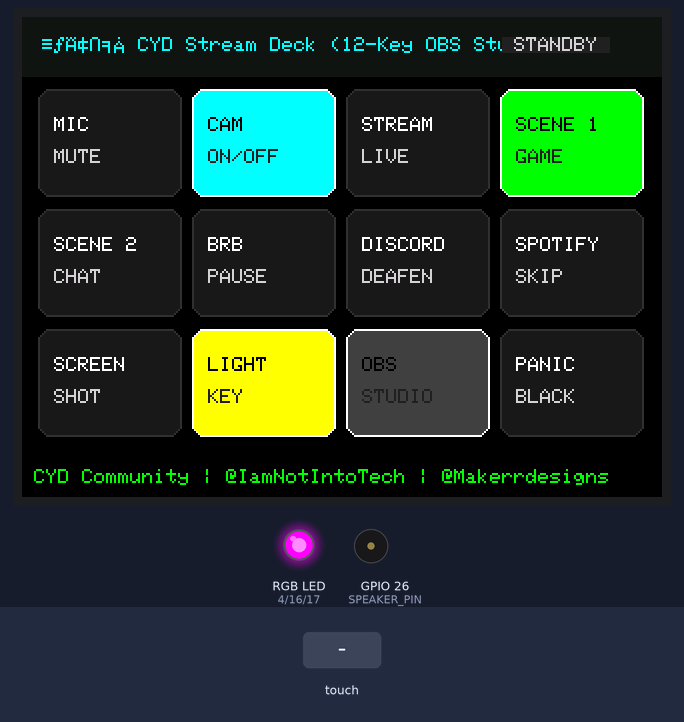
Bench run of a sketch on a simulated ESP32. Parts: 320×240 colour display, an RGB LED mixed from three pins (HIGH = lit), buzzer (waves = sounding). The test bench sets the inputs (shaded band).

Above: at 1.5 s.
1.6 s: touch panel pressed at 13 % / 30 % of its raw x / y range
At 2.8 s:
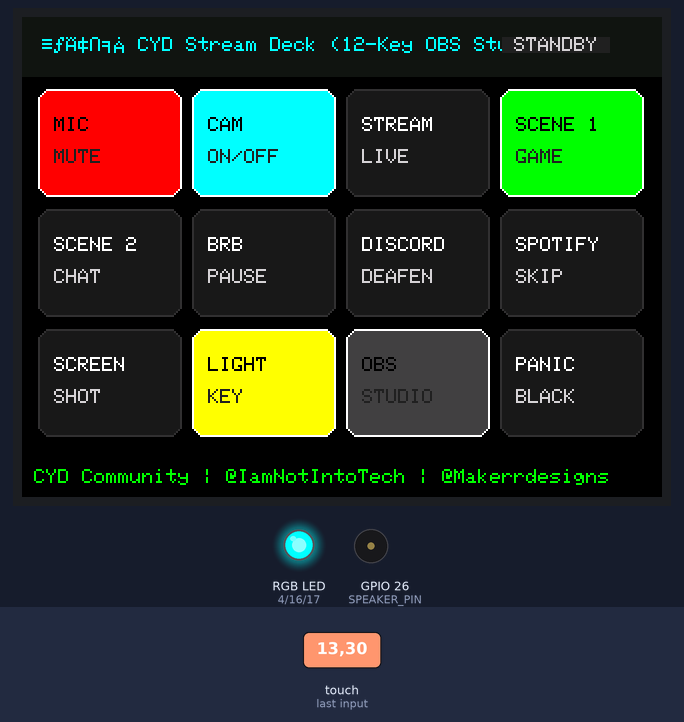
3.1 s: touch panel pressed at 38 % / 30 % of its raw x / y range
At 4.0 s:
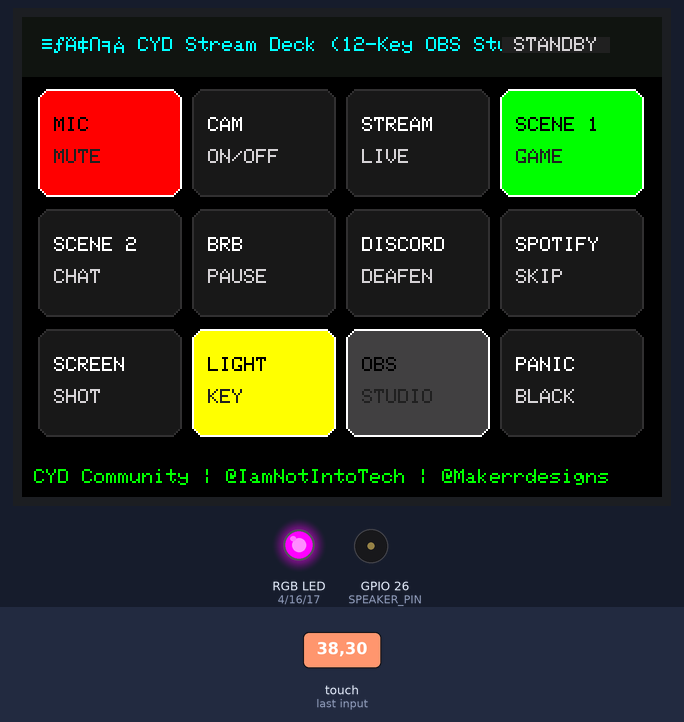
4.6 s: touch panel pressed at 62 % / 30 % of its raw x / y range
At 5.7 s:
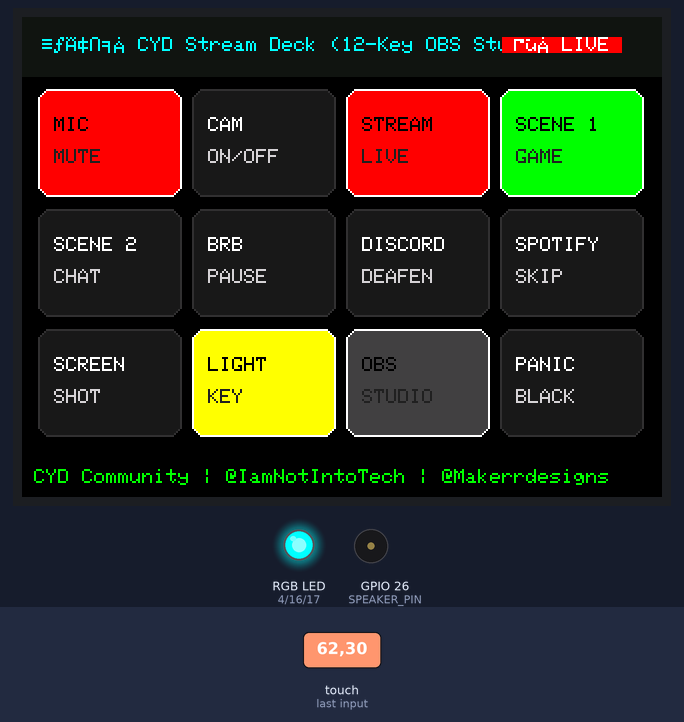
6.1 s: touch panel pressed at 87 % / 30 % of its raw x / y range
At 6.6 s:
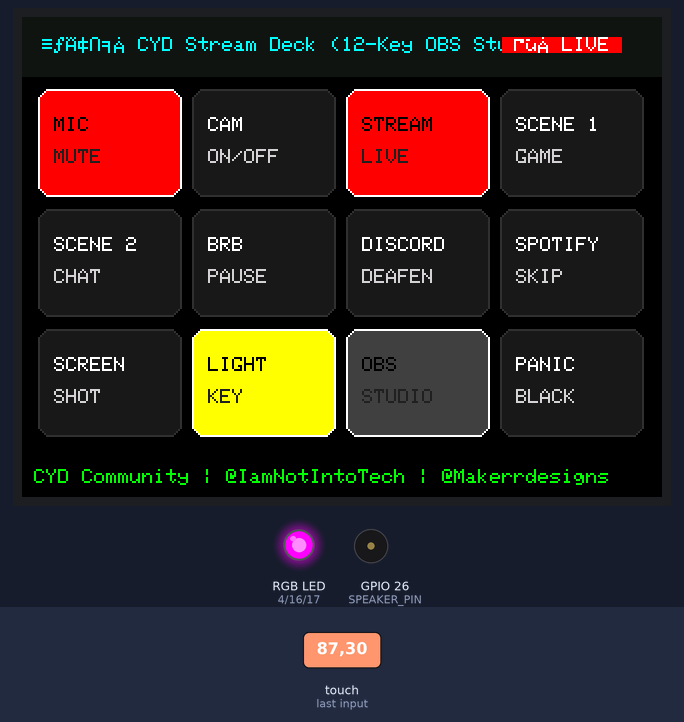
7.7 s: touch panel pressed at 13 % / 50 % of its raw x / y range
At 8.5 s:
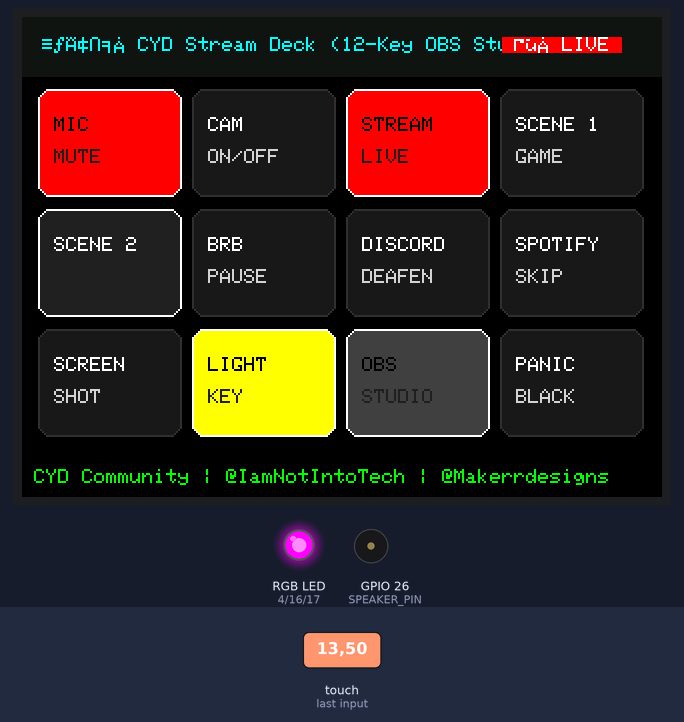
9.2 s: touch panel pressed at 38 % / 50 % of its raw x / y range
At 9.8 s:
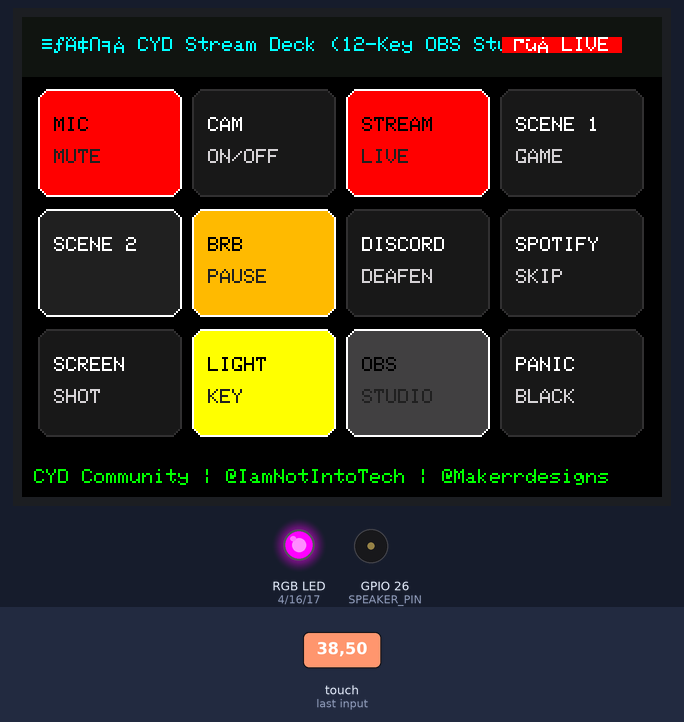
Timing chart, 0 to 11.7 s (numbered marks = the images above; inputs shaded):
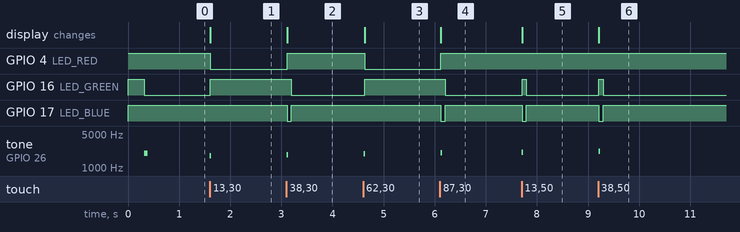

Measured:
- after the input at 1.6 s, GPIO 4 (LED_RED): HIGH → LOW at once; GPIO 16 (LED_GREEN): LOW → HIGH at once; tone on GPIO 26 (SPEAKER_PIN): silent → 1800 Hz at once, → silent 0.03 s later; the display: changes at once (image 1)
- after the input at 3.1 s, GPIO 4 (LED_RED): LOW → HIGH at once; GPIO 16 (LED_GREEN): HIGH → LOW after 0.09 s; GPIO 17 (LED_BLUE): HIGH → LOW at once, → HIGH 0.08 s later; tone on GPIO 26 (SPEAKER_PIN): silent → 1880 Hz at once, → silent 0.03 s later; the display: changes at once (image 2)
- after the input at 4.6 s, GPIO 4 (LED_RED): HIGH → LOW at once; GPIO 16 (LED_GREEN): LOW → HIGH at once; tone on GPIO 26 (SPEAKER_PIN): silent → 1960 Hz at once, → silent 0.03 s later; the display: changes at once (image 3)
- after the input at 6.1 s, GPIO 4 (LED_RED): LOW → HIGH at once; GPIO 16 (LED_GREEN): HIGH → LOW after 0.10 s; GPIO 17 (LED_BLUE): HIGH → LOW at once, → HIGH 0.08 s later; tone on GPIO 26 (SPEAKER_PIN): silent → 2040 Hz at once, → silent 0.03 s later; the display: changes at once (image 4)
- after the input at 7.7 s, GPIO 16 (LED_GREEN): LOW → HIGH at once, → LOW 0.08 s later; GPIO 17 (LED_BLUE): HIGH → LOW at once, → HIGH 0.08 s later; tone on GPIO 26 (SPEAKER_PIN): silent → 2120 Hz at once, → silent 0.03 s later; the display: changes at once (image 5)
- after the input at 9.2 s, GPIO 16 (LED_GREEN): LOW → HIGH at once, → LOW 0.08 s later; GPIO 17 (LED_BLUE): HIGH → LOW at once, → HIGH 0.08 s later; tone on GPIO 26 (SPEAKER_PIN): silent → 2200 Hz at once, → silent 0.03 s later; the display: changes at once (image 6)

The sketch:

11-stream-deck-controller.ino
```cpp
/**
 * @file 11-stream-deck-controller.ino
 * @brief Stream Deck 12-Key Touch Macro Controller for Cheap Yellow Display 2.8" (ESP32-2432S028R)
 * @author Tushar Aggarwal (tushar2704)
 * @repository https://github.com/tushar2704/Cheap-Yellow-Display-Community
 *
 * 📺 Follow on YouTube:
 * - Tech & Coding: https://youtube.com/@IamNotIntoTech
 * - 3D Printing & Enclosure: https://youtube.com/@Makerrdesigns
 *
 * Hardware:
 * - ESP32-2432S028R (2.8" Resistive Touch CYD)
 * - Onboard RGB LED (GPIO 4, 16, 17)
 * - Onboard Speaker (GPIO 26)
 * - Onboard LDR Sensor (GPIO 34)
 */

#include <WiFi.h>
#include <SPI.h>
#include <TFT_eSPI.h>
#include <XPT2046_Touchscreen.h>

// Enter your WiFi Credentials
const char* WIFI_SSID     = "YOUR_WIFI_SSID";
const char* WIFI_PASSWORD = "YOUR_WIFI_PASSWORD";

// Hardware Pins (ESP32-2432S028R)
#define XPT2046_IRQ 36
#define XPT2046_MOSI 13
#define XPT2046_MISO 12
#define XPT2046_CLK 14
#define XPT2046_CS 33

#define LED_RED 4
#define LED_GREEN 16
#define LED_BLUE 17
#define SPEAKER_PIN 26
#define LDR_PIN 34
#define TFT_BL 21

#define TS_MINX 300
#define TS_MAXX 3800
#define TS_MINY 200
#define TS_MAXY 3700

SPIClass touchSPI(VSPI);
XPT2046_Touchscreen ts(XPT2046_CS, XPT2046_IRQ);
TFT_eSPI tft = TFT_eSPI();

// Stream Deck Macro Key Model (4 cols x 3 rows = 12 buttons)
struct DeckKey {
  const char* label;
  const char* sub;
  uint16_t color;
  bool state;
};

DeckKey keys[12] = {
  {"MIC",     "MUTE",   0xF800, false},
  {"CAM",     "ON/OFF", 0x07FF, true},
  {"STREAM",  "LIVE",   0xF800, false},
  {"SCENE 1", "GAME",   0x07E0, true},
  {"SCENE 2", "CHAT",   0x2104, false},
  {"BRB",     "PAUSE",  0xFDC0, false},
  {"DISCORD", "DEAFEN", 0x3186, false},
  {"SPOTIFY", "SKIP",   0x1DB9, false},
  {"SCREEN",  "SHOT",   0xFD20, false},
  {"LIGHT",   "KEY",    0xFFE0, true},
  {"OBS",     "STUDIO", 0x4208, true},
  {"PANIC",   "BLACK",  0xC800, false}
};

void setRgb(bool r, bool g, bool b) {
  digitalWrite(LED_RED, r ? LOW : HIGH);
  digitalWrite(LED_GREEN, g ? LOW : HIGH);
  digitalWrite(LED_BLUE, b ? LOW : HIGH);
}

void beep(int freq, int ms) {
  tone(SPEAKER_PIN, freq, ms);
}

void drawHeader() {
  tft.fillRect(0, 0, 320, 30, 0x10A2);
  tft.setTextColor(0x07FF, 0x10A2);
  tft.setTextSize(1);
  tft.setCursor(10, 10);
  tft.print("🎛️ CYD Stream Deck (12-Key OBS Studio)");

  // Live status
  bool isLive = keys[2].state;
  tft.setTextColor(isLive ? TFT_WHITE : TFT_LIGHTGREY, isLive ? 0xF800 : 0x2104);
  tft.setCursor(240, 10);
  tft.print(isLive ? " ● LIVE " : " STANDBY ");
}

void drawKey(int idx) {
  int col = idx % 4;
  int row = idx / 4;

  int x = 8 + (col * 77);
  int y = 36 + (row * 60);
  int w = 72;
  int h = 54;

  DeckKey k = keys[idx];
  uint16_t bg = k.state ? k.color : 0x18C3;
  uint16_t txtCol = (k.state && k.color != 0x2104) ? TFT_BLACK : TFT_WHITE;
  uint16_t borderCol = k.state ? TFT_WHITE : 0x3186;

  tft.fillRoundRect(x, y, w, h, 6, bg);
  tft.drawRoundRect(x, y, w, h, 6, borderCol);

  // Main text
  tft.setTextColor(txtCol, bg);
  tft.setTextSize(1);
  tft.setCursor(x + 8, y + 14);
  tft.print(k.label);

  // Sub text
  tft.setTextColor(k.state ? 0x2104 : TFT_LIGHTGREY, bg);
  tft.setCursor(x + 8, y + 30);
  tft.print(k.sub);
}

void drawDeckGrid() {
  for (int i = 0; i < 12; i++) {
    drawKey(i);
  }

  // Footer Channel Bar
  tft.fillRect(0, 222, 320, 18, 0x0000);
  tft.setTextColor(0x07E0, 0x0000);
  tft.setTextSize(1);
  tft.setCursor(6, 226);
  tft.print("CYD Community | @IamNotIntoTech | @Makerrdesigns");
}

void setup() {
  Serial.begin(115200);

  pinMode(LED_RED, OUTPUT);
  pinMode(LED_GREEN, OUTPUT);
  pinMode(LED_BLUE, OUTPUT);
  pinMode(SPEAKER_PIN, OUTPUT);
  setRgb(false, false, false);

  tft.init();
  tft.setRotation(1);
  tft.fillScreen(0x0000);

  touchSPI.begin(XPT2046_CLK, XPT2046_MISO, XPT2046_MOSI, XPT2046_CS);
  ts.begin(touchSPI);
  ts.setRotation(1);

  drawHeader();
  drawDeckGrid();

  beep(2000, 60);
  setRgb(false, true, false);
}

void loop() {
  if (ts.touched()) {
    TS_Point p = ts.getPoint();
    int x = map(p.x, TS_MINX, TS_MAXX, 0, 320);
    int y = map(p.y, TS_MINY, TS_MAXY, 0, 240);

    // Check 12-key bounding boxes
    for (int i = 0; i < 12; i++) {
      int col = i % 4;
      int row = i / 4;
      int bx = 8 + (col * 77);
      int by = 36 + (row * 60);

      if (x >= bx && x <= bx + 72 && y >= by && y <= by + 54) {
        keys[i].state = !keys[i].state;
        beep(1800 + (i * 80), 30);
        drawKey(i);

        if (i == 2) { // Stream Live key
          drawHeader();
          setRgb(keys[2].state, !keys[2].state, false);
        } else if (i == 0) { // Mic Mute
          setRgb(keys[0].state, !keys[0].state, false);
        } else {
          setRgb(false, false, true); // Blue action flash
          delay(80);
          setRgb(false, true, false);
        }

        delay(180);
        break;
      }
    }
  }

  delay(20);
}
```
